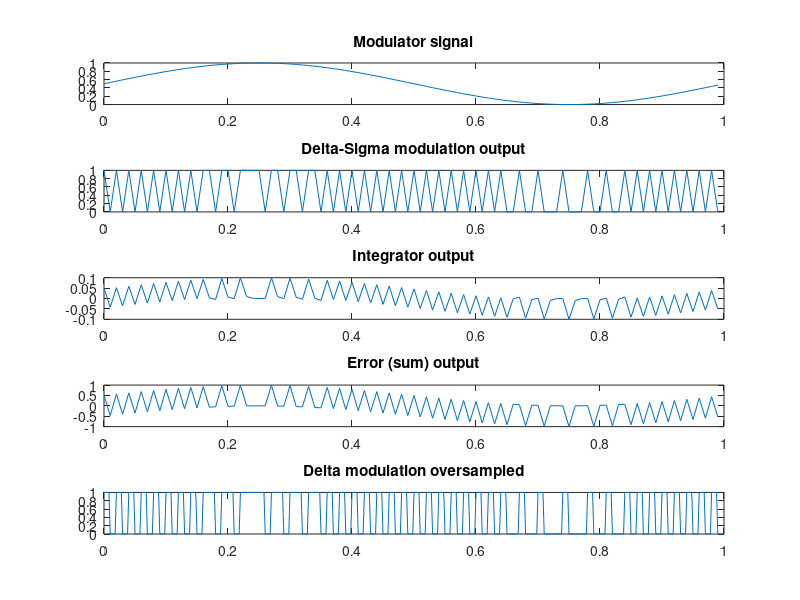

Write MATLAB code to recreate this figure.
% This file is a Matlab script generates a Delta-Sigma PWM modulation
% signal and plots the modulator, output signal, integrator output, the 
% error signal (sum)and the oversampled output in the time domain.
%
% This program is free software; you can redistribute it and/or modify
% it under the terms of the GNU General Public License as published by
% the Free Software Foundation; either version 2, or (at your option)
% any later version.
%
% This program is distributed in the hope that it will be useful,
% but WITHOUT ANY WARRANTY; without even the implied warranty of
% MERCHANTABILITY or FITNESS FOR A PARTICULAR PURPOSE.  See the
% GNU General Public License for more details.

%Time specifications:
fs = 100;                            % Sampling Frequency (samples per second)
Ts = 1/fs;                            % Sampling Period (seconds per sample)
L=100;                               % Time vector lenght (total samples)
t = [0:L-1]*Ts;                      % Time vector

% Modulator signal
Fmodulator = 1; Am = 0.5; modulator = 0.5+Am * sin(2*pi*Fmodulator*t); 

% Parameters
int_out=0; % Integrator initial value
integrator_gain=0.1;
oversampling_ratio=5;
f_oversampling=oversampling_ratio*fs;
Ts_oversampling=1/f_oversampling;
t2= [0:oversampling_ratio*L-1]*Ts_oversampling;

% Prealocating space
suma=zeros(1,L);
q_out=zeros(1,L);
integral_record=zeros(1,L);
bitstream = zeros(1,oversampling_ratio*L);

% Delta modulator loop
for i = 1:L
    if i<=1
        suma(i)=modulator(i);
    else
        suma(i)=modulator(i)-q_out(i-1);
    end
    int_out=integrator_gain*(suma(i)+int_out);
    if int_out>0
        q_out(i)=1;
    elseif int_out<=0
        q_out(i)=0;
    end
    % Oversampling loop
    for j = 1:oversampling_ratio    
        bitstream((i-1)*oversampling_ratio + j) = q_out(i);
    end  
    integral_record(i)=int_out;
end

% Plotting
figure;
subplot(5,1,1);plot(t,modulator);title('Modulator signal');
subplot(5,1,2);plot(t,q_out);title('Delta-Sigma modulation output');
subplot(5,1,3);plot(t,integral_record);title('Integrator output');
subplot(5,1,4);plot(t,suma);title('Error (sum) output');
subplot(5,1,5);plot(t2,bitstream);title('Delta modulation oversampled');